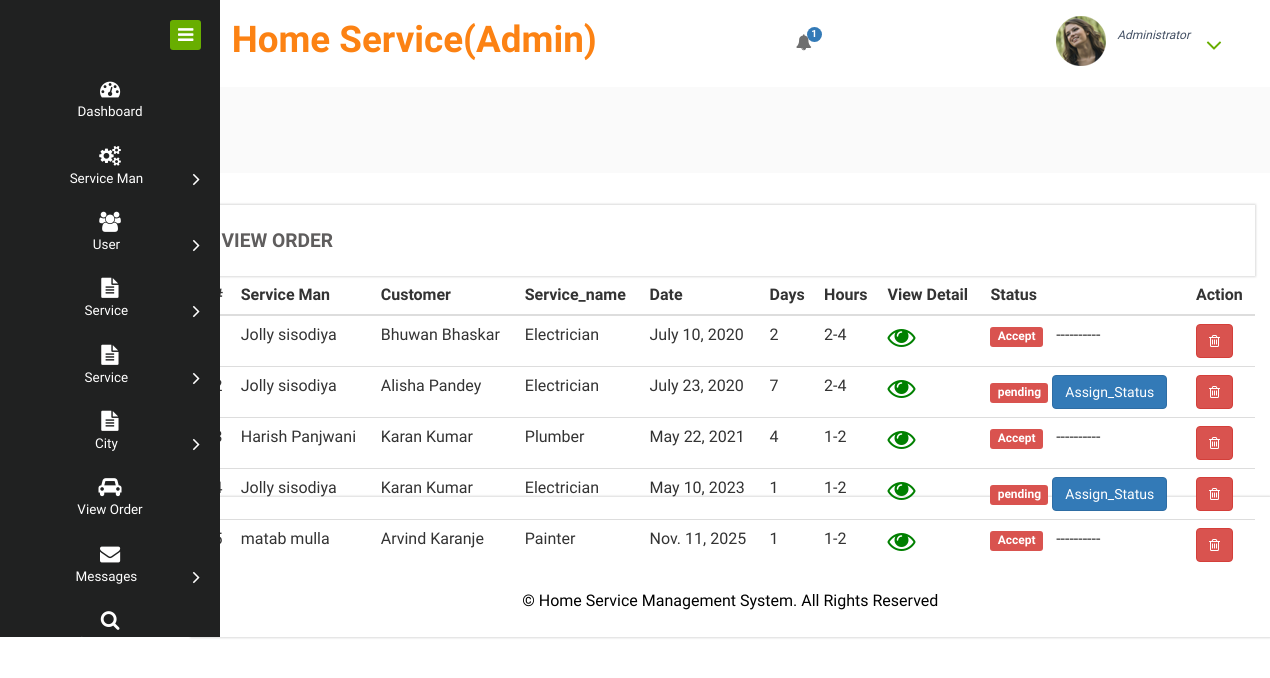
The app's page /admin_order with its own data.
### home_service/models.py (models this page shows, shortened)
class Order(models.Model):
    report_status = models.CharField(max_length=100, null=True)
    status = models.ForeignKey(Status,on_delete=models.CASCADE,null=True)
    service = models.ForeignKey(Service_Man, on_delete=models.CASCADE, null=True)
    customer = models.ForeignKey(Customer, on_delete=models.CASCADE, null=True)
    book_date = models.DateField(null=True)
    book_days = models.CharField(max_length=100, null=True)
    book_hours = models.CharField(max_length=100, null=True)

class Service_Man(models.Model):
    status = models.ForeignKey(Status, on_delete=models.CASCADE, null=True)
    city = models.ForeignKey(City, on_delete=models.CASCADE, null=True)
    user = models.ForeignKey(User, on_delete=models.CASCADE, null=True)
    contact = models.CharField(max_length=100, null=True)
    address = models.CharField(max_length=100, null=True)
    doj = models.DateField(null=True)
    dob = models.DateField(null=True)
    id_type = models.CharField(max_length=100, null=True)
    service_name = models.CharField(max_length=100, null=True)
    experience = models.CharField(max_length=100, null=True)
    id_card = models.FileField(null=True)
    image = models.FileField(null=True)

class Customer(models.Model):
    user = models.ForeignKey(User, on_delete=models.CASCADE, null=True)
    contact = models.CharField(max_length=100, null=True)
    address = models.CharField(max_length=100, null=True)
    image = models.FileField(null=True)

class Status(models.Model):
    status = models.CharField(max_length=30, null=True)

### home_service/views.py (the view)
# urls.py: path('admin_order',Admin_Order,name="admin_order"),
def Admin_Order(request):
    dic = notification()
    order = Order.objects.all()
    d = {'order':order,'new': dic['new'], 'count': dic['count']}
    return render(request,'admin_order.html',d)

### home_service/views.py (called while the page is built)
def notification():
    status = Status.objects.get(status='pending')
    new = Service_Man.objects.filter(status=status)
    count=0
    for i in new:
        count+=1
    d = {'count':count,'new':new}
    return d

### home_service/templates/admin_order.html
{% extends 'admin_navigation.html' %}
{% load static %}
{% block body %}
<div class="chit-chat-layer1">
	<div class="col-md-12 chit-chat-layer1-left">
               <div class="work-progres">
                            <div class="chit-chat-heading">
                                  View Order
                            </div>
             </div><div class="table-responsive">
                                <table class="table table-hover">
                                  <thead>
                                    <tr>
                                      <th>#</th>
                                      <th>Service Man</th>
                                      <th>Customer</th>
                                      <th>Service_name</th>
                                      <th>Date</th>
                                      <th>Days</th>
                                      <th>Hours</th>
                                      <th>View Detail</th>
                                      <th>Status</th>
                                      <th>Action</th>
                                  </tr>
                              </thead>
                              <tbody>
                              {% for i in order %}
                                <tr>
                                  <td>{{forloop.counter}}</td>
                                  <td>{{i.service.user.first_name}} {{i.service.user.last_name}}</td>
                                  <td>{{i.customer.user.first_name}} {{i.customer.user.last_name}}</td>
                                  <td>{{i.service.service_name}}</td>
                                  <td>{{i.book_date}}</td>
                                  <td>{{i.book_days}}</td>
                                  <td>{{i.book_hours}}</td>
                                  <td><a href="{% url 'order_detail' i.id %}" ><i  style="color:green;font-size:28px" class="fa fa-eye"></i></a></td>
                                  <td><span class="label label-danger">{{i.status.status}}</span>
                                  {% if i.status.status == 'Accept' %}
                                  <span style="margin-left:5%">----------</span>
                                  {% else %}
                                  <a href="{% url 'order_status' i.id %}" ><button class="btn btn-primary">Assign_Status</button></a>
                                  {% endif %}
                                  </td>
                                  <td><a href="{% url 'delete_admin_order' i.id %}" ><button class="btn btn-danger" onclick="return confirm('Are you sure ?')"><i class="fa fa-trash-o"></i></button></a></td>
                              </tr>
                              {% endfor %}
                          </tbody>
                      </table>
                  </div>
      </div>
</div>
    {% endblock %}

### records on screen
Order: service.user.first_name "Jolly", service.user.last_name "sisodiya", customer.user.first_name "Bhuwan", customer.user.last_name "Bhaskar", service.service_name "Electrician", book_date "July 10, 2020", book_days "2", book_hours "2-4", status.status "Accept"
Order: service.user.first_name "Jolly", service.user.last_name "sisodiya", customer.user.first_name "Alisha", customer.user.last_name "Pandey", service.service_name "Electrician", book_date "July 23, 2020", book_days "7", book_hours "2-4", status.status "pending", shows "Assign_Status"
Order: service.user.first_name "Harish", service.user.last_name "Panjwani", customer.user.first_name "Karan", customer.user.last_name "Kumar", service.service_name "Plumber", book_date "May 22, 2021", book_days "4", book_hours "1-2", status.status "Accept"
Order: service.user.first_name "Jolly", service.user.last_name "sisodiya", customer.user.first_name "Karan", customer.user.last_name "Kumar", service.service_name "Electrician", book_date "May 10, 2023", book_days "1", book_hours "1-2", status.status "pending", shows "Assign_Status"
Order: service.user.first_name "matab", service.user.last_name "mulla", customer.user.first_name "Arvind", customer.user.last_name "Karanje", service.service_name "Painter", book_date "Nov. 11, 2025", book_days "1", book_hours "1-2", status.status "Accept"

### other values on screen
{{ count }} "1"
